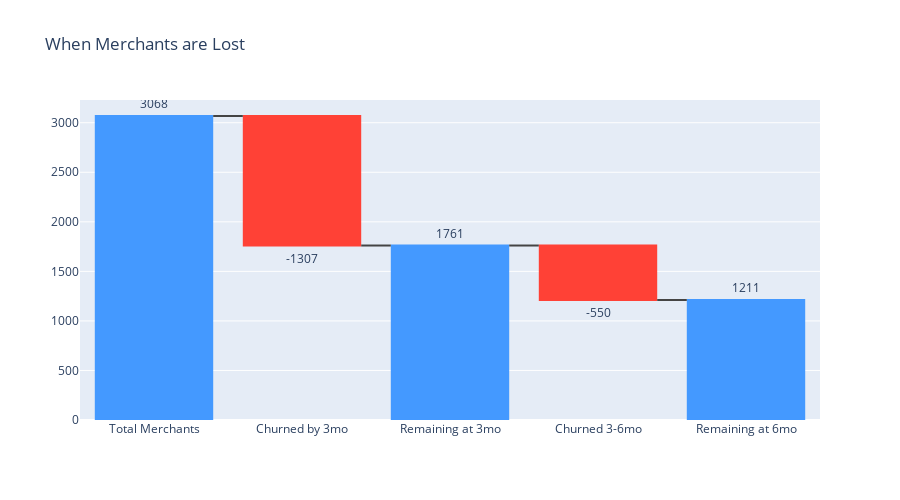

Here is the notebook cell this chart was saved with:
### Code cell
# Calculate waterfall values
total = overall_retention_rates['total_merchants'][0]
retained_3mo = overall_retention_rates['merchs_remain_3_months'][0]
retained_6mo = overall_retention_rates['merchs_remain_6_months'][0]
churned_by_3mo = total - retained_3mo
churned_3to6mo = retained_3mo - retained_6mo

fig = go.Figure(go.Waterfall(
    x = ["Total Merchants", "Churned by 3mo", "Remaining at 3mo", "Churned 3-6mo", "Remaining at 6mo"],
    y = [total, -churned_by_3mo, 0, -churned_3to6mo, 0],
    measure = ["absolute", "relative", "total", "relative", "total"],
    text = [f"{total}", f"-{churned_by_3mo}", f"{retained_3mo}", f"-{churned_3to6mo}", f"{retained_6mo}"],
    textposition = "outside"
))

fig.update_layout(
    title="When Merchants are Lost",
    showlegend=False,
    height=500
)

fig.show()

### Figure 1 — Plotly figure (JSON) as saved in the notebook; plotly's stock layout.template omitted (floating-point values rounded to 4 significant figures)
{"data": [{"measure": ["absolute", "relative", "total", "relative", "total"], "text": ["3068", "-1307", "1761", "-550", "1211"], "textposition": "outside", "type": "waterfall", "x": ["Total Merchants", "Churned by 3mo", "Remaining at 3mo", "Churned 3-6mo", "Remaining at 6mo"], "y": [3068, -1307, 0, -550, 0]}], "layout": {"height": 500, "showlegend": false, "title": {"text": "When Merchants are Lost"}}}
